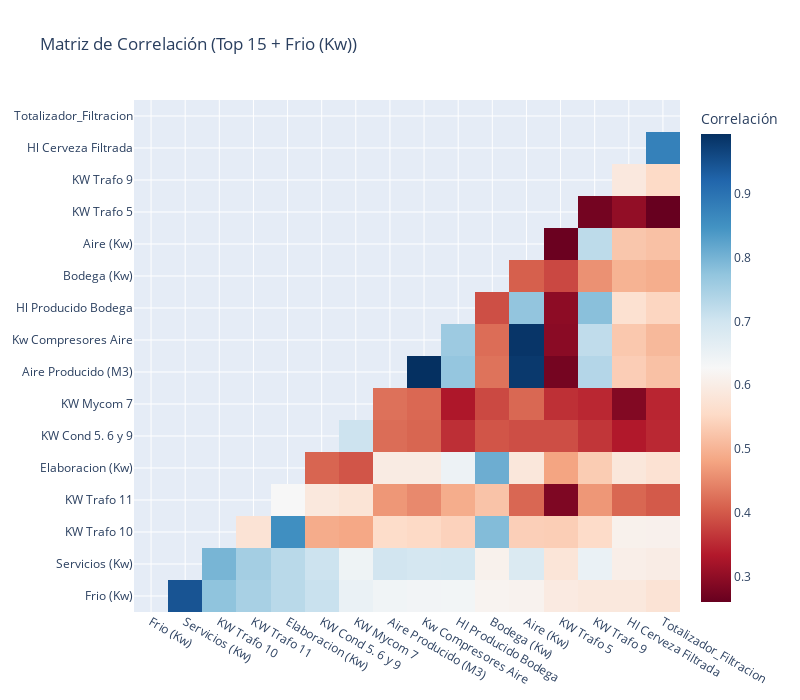

The notebook cell saved with this chart:
### Markdown cell above
Ahora que tenemos las 15 variables más prometedoras, visualizaremos sus correlaciones *entre ellas* y con el target.

* **Valores Altos vs. Target (1ra columna):** Es lo que buscamos.
* **Valores Altos entre Features (resto de la matriz):** Esto indica **multicolinealidad**. Por ejemplo, si *2 features* tienen una correlación de 0.95, son **redundantes**. Incluir ambas puede desestabilizar modelos lineales (como Ridge/Lasso).

### Code cell
# --- Heatmap de Correlación (Top 15 + Target) ---
import numpy as np
import plotly.graph_objects as go

# Filtramos la matriz de correlación completa para incluir solo nuestro Top 15 + Target
corr_matrix_top15 = corr_matrix_full.loc[features_for_heatmap, features_for_heatmap]

# Heathmap interactivo con plotly
mask = np.tril(np.ones_like(corr_matrix_top15, dtype=bool))  # Máscara para la mitad inferior

fig = go.Figure(data=go.Heatmap(
    x=corr_matrix_top15.index,
    y=corr_matrix_top15.columns,
    z=corr_matrix_top15.mask(mask),
    colorscale='RdBu',
    colorbar=dict(title='Correlación')
))
fig.update_layout(
    title=f'Matriz de Correlación (Top {N_TOP_FEATURES} + {TARGET_COL})',
    xaxis_nticks=36,
    yaxis_nticks=36,
    width=800,
    height=700
)
fig.show()

### Figure 1 — Plotly figure (JSON) as saved in the notebook; plotly's stock layout.template omitted (floating-point values rounded to 4 significant figures; data arrays with more than 128 entries replaced by an {"elided": "..."} marker saying what was removed)
{"data": [{"colorbar": {"title": {"text": "Correlación"}}, "colorscale": [[0, "rgb(103,0,31)"], [0.1, "rgb(178,24,43)"], [0.2, "rgb(214,96,77)"], [0.3, "rgb(244,165,130)"], [0.4, "rgb(253,219,199)"], [0.5, "rgb(247,247,247)"], [0.6, "rgb(209,229,240)"], [0.7, "rgb(146,197,222)"], [0.8, "rgb(67,147,195)"], [0.9, "rgb(33,102,172)"], [1, "rgb(5,48,97)"]], "type": "heatmap", "x": ["Frio (Kw)", "Servicios (Kw)", "KW Trafo 10", "KW Trafo 11", "Elaboracion (Kw)", "KW Cond 5. 6 y 9", "KW Mycom 7", "Aire Producido (M3)", "Kw Compresores Aire", "Hl Producido Bodega", "Bodega (Kw)", "Aire (Kw)", "KW Trafo 5", "KW Trafo 9", "Hl Cerveza Filtrada", "Totalizador_Filtracion"], "y": ["Frio (Kw)", "Servicios (Kw)", "KW Trafo 10", "KW Trafo 11", "Elaboracion (Kw)", "KW Cond 5. 6 y 9", "KW Mycom 7", "Aire Producido (M3)", "Kw Compresores Aire", "Hl Producido Bodega", "Bodega (Kw)", "Aire (Kw)", "KW Trafo 5", "KW Trafo 9", "Hl Cerveza Filtrada", "Totalizador_Filtracion"], "z": {"elided": "16x16 float values"}}], "layout": {"height": 700, "title": {"text": "Matriz de Correlación (Top 15 + Frio (Kw))"}, "width": 800, "xaxis": {"nticks": 36}, "yaxis": {"nticks": 36}}}
